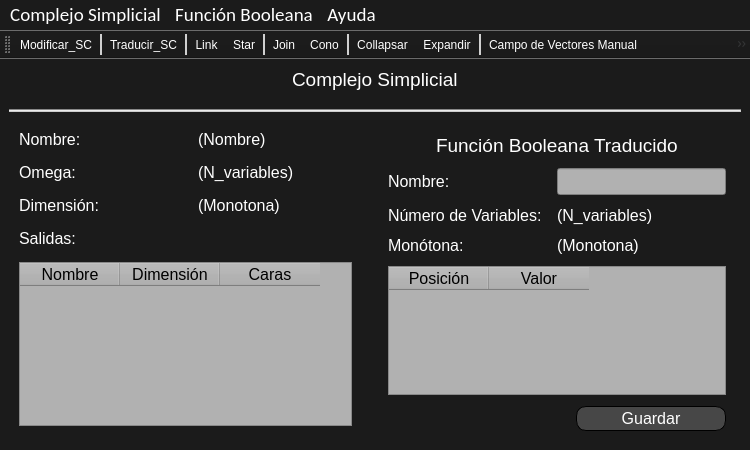
<?xml version="1.0" encoding="UTF-8"?>
<ui version="4.0">
 <class>TFG</class>
 <widget class="QMainWindow" name="TFG">
  <property name="geometry">
   <rect>
    <x>0</x>
    <y>0</y>
    <width>750</width>
    <height>450</height>
   </rect>
  </property>
  <property name="sizePolicy">
   <sizepolicy hsizetype="Preferred" vsizetype="Preferred">
    <horstretch>0</horstretch>
    <verstretch>0</verstretch>
   </sizepolicy>
  </property>
  <property name="font">
   <font>
    <family>Arial</family>
    <pointsize>20</pointsize>
   </font>
  </property>
  <property name="windowTitle">
   <string>TFG Pablo Ascorbe</string>
  </property>
  <property name="windowIcon">
   <iconset>
    <normaloff>../Recursos/icono.ico</normaloff>../Recursos/icono.ico</iconset>
  </property>
  <property name="styleSheet">
   <string notr="true">QWidget{
background-image: url(:/images/fondo.png);
background-color: rgb(27, 27, 27);
color: rgb(255, 255, 255);
}

QToolBar QToolButton{
color: rgb(255, 255, 255);
background-color:transparent;}

QToolBar QToolButton:hover{
	background-color: rgb(100, 100, 100);
}

QToolBar::separator{
	background-color: rgb(208, 208, 208);
	width: 2px;
}


QMenuBar::item:selected{
	background-color: rgb(100, 100, 100);
}

QMenu::item:selected{
	background-color: rgb(100, 100, 100);
}
</string>
  </property>
  <widget class="QWidget" name="centralwidget">
   <property name="enabled">
    <bool>true</bool>
   </property>
   <layout class="QGridLayout" name="gridLayout_2">
    <property name="sizeConstraint">
     <enum>QLayout::SetDefaultConstraint</enum>
    </property>
    <property name="horizontalSpacing">
     <number>11</number>
    </property>
    <property name="verticalSpacing">
     <number>18</number>
    </property>
    <item row="2" column="0">
     <layout class="QHBoxLayout" name="horizontalLayout" stretch="1,1">
      <property name="spacing">
       <number>26</number>
      </property>
      <item>
       <layout class="QGridLayout" name="gridLayout_fijo">
        <property name="leftMargin">
         <number>10</number>
        </property>
        <property name="rightMargin">
         <number>10</number>
        </property>
        <property name="bottomMargin">
         <number>15</number>
        </property>
        <property name="horizontalSpacing">
         <number>24</number>
        </property>
        <property name="verticalSpacing">
         <number>14</number>
        </property>
        <item row="1" column="1">
         <widget class="QLabel" name="label_omega">
          <property name="font">
           <font>
            <pointsize>12</pointsize>
           </font>
          </property>
          <property name="text">
           <string>(N_variables)</string>
          </property>
         </widget>
        </item>
        <item row="0" column="0">
         <widget class="QLabel" name="label">
          <property name="font">
           <font>
            <pointsize>12</pointsize>
           </font>
          </property>
          <property name="text">
           <string>Nombre:</string>
          </property>
         </widget>
        </item>
        <item row="2" column="0">
         <widget class="QLabel" name="label_5">
          <property name="font">
           <font>
            <pointsize>12</pointsize>
           </font>
          </property>
          <property name="text">
           <string>Dimensión:</string>
          </property>
         </widget>
        </item>
        <item row="3" column="0" colspan="2">
         <widget class="QLabel" name="label_3">
          <property name="font">
           <font>
            <pointsize>12</pointsize>
           </font>
          </property>
          <property name="text">
           <string>Salidas:</string>
          </property>
         </widget>
        </item>
        <item row="2" column="1">
         <widget class="QLabel" name="label_dimension">
          <property name="font">
           <font>
            <pointsize>12</pointsize>
           </font>
          </property>
          <property name="text">
           <string>(Monotona)</string>
          </property>
         </widget>
        </item>
        <item row="0" column="1">
         <widget class="QLabel" name="label_nombre_sc">
          <property name="font">
           <font>
            <pointsize>12</pointsize>
           </font>
          </property>
          <property name="text">
           <string>(Nombre)</string>
          </property>
         </widget>
        </item>
        <item row="1" column="0">
         <widget class="QLabel" name="label_4">
          <property name="font">
           <font>
            <pointsize>12</pointsize>
           </font>
          </property>
          <property name="text">
           <string>Omega:</string>
          </property>
         </widget>
        </item>
        <item row="4" column="0" colspan="2">
         <widget class="QTableWidget" name="tableWidget">
          <property name="minimumSize">
           <size>
            <width>300</width>
            <height>0</height>
           </size>
          </property>
          <property name="styleSheet">
           <string notr="true">color: rgb(0, 0, 0);
background-color: rgb(177, 177, 177);</string>
          </property>
          <column>
           <property name="text">
            <string>Nombre</string>
           </property>
           <property name="font">
            <font>
             <pointsize>12</pointsize>
            </font>
           </property>
          </column>
          <column>
           <property name="text">
            <string>Dimensión</string>
           </property>
           <property name="font">
            <font>
             <pointsize>12</pointsize>
            </font>
           </property>
          </column>
          <column>
           <property name="text">
            <string>Caras</string>
           </property>
           <property name="font">
            <font>
             <pointsize>12</pointsize>
            </font>
           </property>
          </column>
         </widget>
        </item>
       </layout>
      </item>
      <item>
       <layout class="QGridLayout" name="gridLayout_dinamico">
        <property name="leftMargin">
         <number>0</number>
        </property>
        <property name="topMargin">
         <number>4</number>
        </property>
        <property name="rightMargin">
         <number>15</number>
        </property>
        <property name="bottomMargin">
         <number>10</number>
        </property>
        <property name="horizontalSpacing">
         <number>15</number>
        </property>
        <property name="verticalSpacing">
         <number>11</number>
        </property>
        <item row="2" column="2">
         <widget class="QLabel" name="label_n_variables">
          <property name="font">
           <font>
            <pointsize>12</pointsize>
           </font>
          </property>
          <property name="text">
           <string>(N_variables)</string>
          </property>
         </widget>
        </item>
        <item row="2" column="1">
         <widget class="QLabel" name="label_8">
          <property name="font">
           <font>
            <pointsize>12</pointsize>
           </font>
          </property>
          <property name="text">
           <string>Número de Variables:</string>
          </property>
         </widget>
        </item>
        <item row="1" column="1">
         <widget class="QLabel" name="label_7">
          <property name="maximumSize">
           <size>
            <width>350</width>
            <height>50</height>
           </size>
          </property>
          <property name="font">
           <font>
            <pointsize>12</pointsize>
           </font>
          </property>
          <property name="text">
           <string>Nombre:</string>
          </property>
         </widget>
        </item>
        <item row="1" column="2">
         <widget class="QLineEdit" name="text_fb_name">
          <property name="maximumSize">
           <size>
            <width>16777215</width>
            <height>50</height>
           </size>
          </property>
          <property name="font">
           <font>
            <pointsize>12</pointsize>
           </font>
          </property>
          <property name="styleSheet">
           <string notr="true">color: rgb(0, 0, 0);
background-color: rgb(177, 177, 177);</string>
          </property>
         </widget>
        </item>
        <item row="0" column="1" colspan="2" alignment="Qt::AlignHCenter">
         <widget class="QLabel" name="label_6">
          <property name="maximumSize">
           <size>
            <width>16777215</width>
            <height>30</height>
           </size>
          </property>
          <property name="font">
           <font>
            <pointsize>14</pointsize>
           </font>
          </property>
          <property name="text">
           <string>Función Booleana Traducido</string>
          </property>
         </widget>
        </item>
        <item row="3" column="1">
         <widget class="QLabel" name="label_9">
          <property name="font">
           <font>
            <pointsize>12</pointsize>
           </font>
          </property>
          <property name="text">
           <string>Monótona:</string>
          </property>
         </widget>
        </item>
        <item row="3" column="2">
         <widget class="QLabel" name="label_monotona">
          <property name="font">
           <font>
            <pointsize>12</pointsize>
           </font>
          </property>
          <property name="text">
           <string>(Monotona)</string>
          </property>
         </widget>
        </item>
        <item row="4" column="1" colspan="2">
         <widget class="QTableWidget" name="tableWidget_2">
          <property name="sizePolicy">
           <sizepolicy hsizetype="Preferred" vsizetype="Expanding">
            <horstretch>0</horstretch>
            <verstretch>0</verstretch>
           </sizepolicy>
          </property>
          <property name="styleSheet">
           <string notr="true">color: rgb(0, 0, 0);
background-color: rgb(177, 177, 177);</string>
          </property>
          <column>
           <property name="text">
            <string>Posición</string>
           </property>
           <property name="font">
            <font>
             <pointsize>12</pointsize>
            </font>
           </property>
          </column>
          <column>
           <property name="text">
            <string>Valor</string>
           </property>
           <property name="font">
            <font>
             <pointsize>12</pointsize>
            </font>
           </property>
          </column>
         </widget>
        </item>
        <item row="5" column="2" alignment="Qt::AlignRight">
         <widget class="QPushButton" name="pushButton_Guardar">
          <property name="sizePolicy">
           <sizepolicy hsizetype="Expanding" vsizetype="Expanding">
            <horstretch>0</horstretch>
            <verstretch>100</verstretch>
           </sizepolicy>
          </property>
          <property name="minimumSize">
           <size>
            <width>150</width>
            <height>25</height>
           </size>
          </property>
          <property name="maximumSize">
           <size>
            <width>250</width>
            <height>25</height>
           </size>
          </property>
          <property name="font">
           <font>
            <pointsize>12</pointsize>
           </font>
          </property>
          <property name="styleSheet">
           <string notr="true">QPushButton{
color: rgb(255, 255, 255);
background-color: rgb(71, 71, 71);
border: 1px solid;
border-radius: 10px;}

QPushButton:hover{
	background-color: rgb(100, 100, 100);
}

</string>
          </property>
          <property name="text">
           <string>Guardar</string>
          </property>
          <property name="autoDefault">
           <bool>false</bool>
          </property>
          <property name="default">
           <bool>false</bool>
          </property>
          <property name="flat">
           <bool>false</bool>
          </property>
         </widget>
        </item>
       </layout>
      </item>
     </layout>
    </item>
    <item row="1" column="0">
     <widget class="Line" name="line">
      <property name="styleSheet">
       <string notr="true">background-color: rgb(204, 204, 204);</string>
      </property>
      <property name="orientation">
       <enum>Qt::Horizontal</enum>
      </property>
     </widget>
    </item>
    <item row="0" column="0" alignment="Qt::AlignHCenter">
     <widget class="QLabel" name="label_2">
      <property name="maximumSize">
       <size>
        <width>16777215</width>
        <height>30</height>
       </size>
      </property>
      <property name="font">
       <font>
        <pointsize>14</pointsize>
       </font>
      </property>
      <property name="text">
       <string>Complejo Simplicial</string>
      </property>
     </widget>
    </item>
   </layout>
  </widget>
  <widget class="QMenuBar" name="menubar">
   <property name="geometry">
    <rect>
     <x>0</x>
     <y>0</y>
     <width>750</width>
     <height>29</height>
    </rect>
   </property>
   <property name="font">
    <font>
     <family>Calibri</family>
     <pointsize>14</pointsize>
    </font>
   </property>
   <widget class="QMenu" name="menuComplejo_Simplicial">
    <property name="font">
     <font>
      <family>MS Shell Dlg 2</family>
      <pointsize>12</pointsize>
     </font>
    </property>
    <property name="title">
     <string>Complejo Simplicial</string>
    </property>
    <addaction name="actionNuevo_sc"/>
    <addaction name="actionCargar_sc"/>
    <addaction name="actionGuardar_sc"/>
    <addaction name="actionListar_sc"/>
   </widget>
   <widget class="QMenu" name="menuFunci_n_Booleana">
    <property name="font">
     <font>
      <family>MS Shell Dlg 2</family>
      <pointsize>12</pointsize>
     </font>
    </property>
    <property name="title">
     <string>Función Booleana</string>
    </property>
    <addaction name="actionNuevo_bf"/>
    <addaction name="actionCargar_bf"/>
    <addaction name="actionGuardar_bf"/>
    <addaction name="actionListar_bf"/>
   </widget>
   <widget class="QMenu" name="menuAyuda">
    <property name="font">
     <font>
      <family>MS Shell Dlg 2</family>
      <pointsize>12</pointsize>
     </font>
    </property>
    <property name="title">
     <string>Ayuda</string>
    </property>
    <addaction name="actionAyuda"/>
    <addaction name="separator"/>
    <addaction name="actionAcerca"/>
   </widget>
   <addaction name="menuComplejo_Simplicial"/>
   <addaction name="menuFunci_n_Booleana"/>
   <addaction name="menuAyuda"/>
  </widget>
  <widget class="QToolBar" name="toolBar">
   <property name="minimumSize">
    <size>
     <width>0</width>
     <height>0</height>
    </size>
   </property>
   <property name="windowTitle">
    <string>toolBar</string>
   </property>
   <property name="orientation">
    <enum>Qt::Horizontal</enum>
   </property>
   <property name="iconSize">
    <size>
     <width>32</width>
     <height>32</height>
    </size>
   </property>
   <property name="floatable">
    <bool>true</bool>
   </property>
   <attribute name="toolBarArea">
    <enum>TopToolBarArea</enum>
   </attribute>
   <attribute name="toolBarBreak">
    <bool>false</bool>
   </attribute>
   <addaction name="actionModificar_SC"/>
   <addaction name="separator"/>
   <addaction name="actionTraducir_SC"/>
   <addaction name="separator"/>
   <addaction name="actionLink"/>
   <addaction name="actionStar"/>
   <addaction name="separator"/>
   <addaction name="actionJoin"/>
   <addaction name="actionCono"/>
   <addaction name="separator"/>
   <addaction name="actionCollapsar"/>
   <addaction name="actionExpandir"/>
   <addaction name="separator"/>
   <addaction name="actionCampo_de_Vectores_Manual"/>
   <addaction name="actionCampo_de_Vectors_autom_tico"/>
   <addaction name="actionCampo_De_Vectores"/>
  </widget>
  <action name="actionNuevo_sc">
   <property name="text">
    <string>Nuevo</string>
   </property>
   <property name="shortcut">
    <string>Ctrl+N</string>
   </property>
  </action>
  <action name="actionCargar_sc">
   <property name="text">
    <string>Cargar</string>
   </property>
  </action>
  <action name="actionGuardar_sc">
   <property name="text">
    <string>Guardar</string>
   </property>
  </action>
  <action name="actionListar_sc">
   <property name="text">
    <string>Listar</string>
   </property>
  </action>
  <action name="actionNuevo_bf">
   <property name="text">
    <string>Nuevo</string>
   </property>
  </action>
  <action name="actionCargar_bf">
   <property name="text">
    <string>Cargar</string>
   </property>
  </action>
  <action name="actionGuardar_bf">
   <property name="text">
    <string>Guardar</string>
   </property>
  </action>
  <action name="actionListar_bf">
   <property name="text">
    <string>Listar</string>
   </property>
  </action>
  <action name="actionAyuda">
   <property name="text">
    <string>Ayuda de TFG Pablo Ascorbe</string>
   </property>
  </action>
  <action name="actionAcerca">
   <property name="text">
    <string>Acerca de la aplicación</string>
   </property>
  </action>
  <action name="actionModificar_SC">
   <property name="icon">
    <iconset resource="../Recursos/resources.qrc">
     <normaloff>:/images/edit.ico</normaloff>:/images/edit.ico</iconset>
   </property>
   <property name="text">
    <string>Modificar_SC</string>
   </property>
   <property name="toolTip">
    <string>Modificar el Complejo Simplicial</string>
   </property>
   <property name="shortcut">
    <string>Ctrl+1</string>
   </property>
  </action>
  <action name="actionTraducir_SC">
   <property name="icon">
    <iconset resource="../Recursos/resources.qrc">
     <normaloff>:/images/translation_sc_to_bf.ico</normaloff>:/images/translation_sc_to_bf.ico</iconset>
   </property>
   <property name="text">
    <string>Traducir_SC</string>
   </property>
   <property name="toolTip">
    <string>Traducir el complejo simplicial a una función booleana</string>
   </property>
  </action>
  <action name="actionLink">
   <property name="icon">
    <iconset resource="../Recursos/resources.qrc">
     <normaloff>:/images/link.ico</normaloff>:/images/link.ico</iconset>
   </property>
   <property name="text">
    <string>Link</string>
   </property>
   <property name="toolTip">
    <string>Calcular Link para un símplice</string>
   </property>
  </action>
  <action name="actionStar">
   <property name="icon">
    <iconset resource="../Recursos/resources.qrc">
     <normaloff>:/images/star.ico</normaloff>:/images/star.ico</iconset>
   </property>
   <property name="text">
    <string>Star</string>
   </property>
   <property name="toolTip">
    <string>Calcular Star para un símplice</string>
   </property>
  </action>
  <action name="actionJoin">
   <property name="icon">
    <iconset resource="../Recursos/resources.qrc">
     <normaloff>:/images/join.ico</normaloff>:/images/join.ico</iconset>
   </property>
   <property name="text">
    <string>Join</string>
   </property>
   <property name="toolTip">
    <string>Calcular el Join del complejo simplicial con otro a seleccionar</string>
   </property>
  </action>
  <action name="actionCono">
   <property name="icon">
    <iconset resource="../Recursos/resources.qrc">
     <normaloff>:/images/cone.ico</normaloff>:/images/cone.ico</iconset>
   </property>
   <property name="text">
    <string>Cono</string>
   </property>
   <property name="toolTip">
    <string>Calcular el cono del Complejo Simplicial</string>
   </property>
  </action>
  <action name="actionCollapsar">
   <property name="icon">
    <iconset resource="../Recursos/resources.qrc">
     <normaloff>:/images/collapse.ico</normaloff>:/images/collapse.ico</iconset>
   </property>
   <property name="text">
    <string>Collapsar</string>
   </property>
   <property name="toolTip">
    <string>Collapsar el Complejo Simplicial</string>
   </property>
  </action>
  <action name="actionExpandir">
   <property name="icon">
    <iconset resource="../Recursos/resources.qrc">
     <normaloff>:/images/expand.ico</normaloff>:/images/expand.ico</iconset>
   </property>
   <property name="text">
    <string>Expandir</string>
   </property>
   <property name="toolTip">
    <string>Expandir el Complejo Simplicial</string>
   </property>
  </action>
  <action name="actionCampo_de_Vectores_Manual">
   <property name="icon">
    <iconset resource="../Recursos/resources.qrc">
     <normaloff>:/images/manual_vf.ico</normaloff>:/images/manual_vf.ico</iconset>
   </property>
   <property name="text">
    <string>Campo de Vectores Manual</string>
   </property>
   <property name="toolTip">
    <string>Calcular un campo de vectores manualmente</string>
   </property>
  </action>
  <action name="actionCampo_de_Vectors_autom_tico">
   <property name="icon">
    <iconset resource="../Recursos/resources.qrc">
     <normaloff>:/images/auto_vf.ico</normaloff>:/images/auto_vf.ico</iconset>
   </property>
   <property name="text">
    <string>Campo de Vectors automático</string>
   </property>
   <property name="toolTip">
    <string>Calcular un campo de vectores automáticamente</string>
   </property>
  </action>
  <action name="actionCampo_De_Vectores">
   <property name="icon">
    <iconset resource="../Recursos/resources.qrc">
     <normaloff>:/images/vector_field.ico</normaloff>:/images/vector_field.ico</iconset>
   </property>
   <property name="text">
    <string>Campo De Vectores</string>
   </property>
   <property name="toolTip">
    <string>Ver todos los campos de vectores asociados al complejo simplicial</string>
   </property>
  </action>
 </widget>
 <resources>
  <include location="../Recursos/resources.qrc"/>
 </resources>
 <connections/>
</ui>
